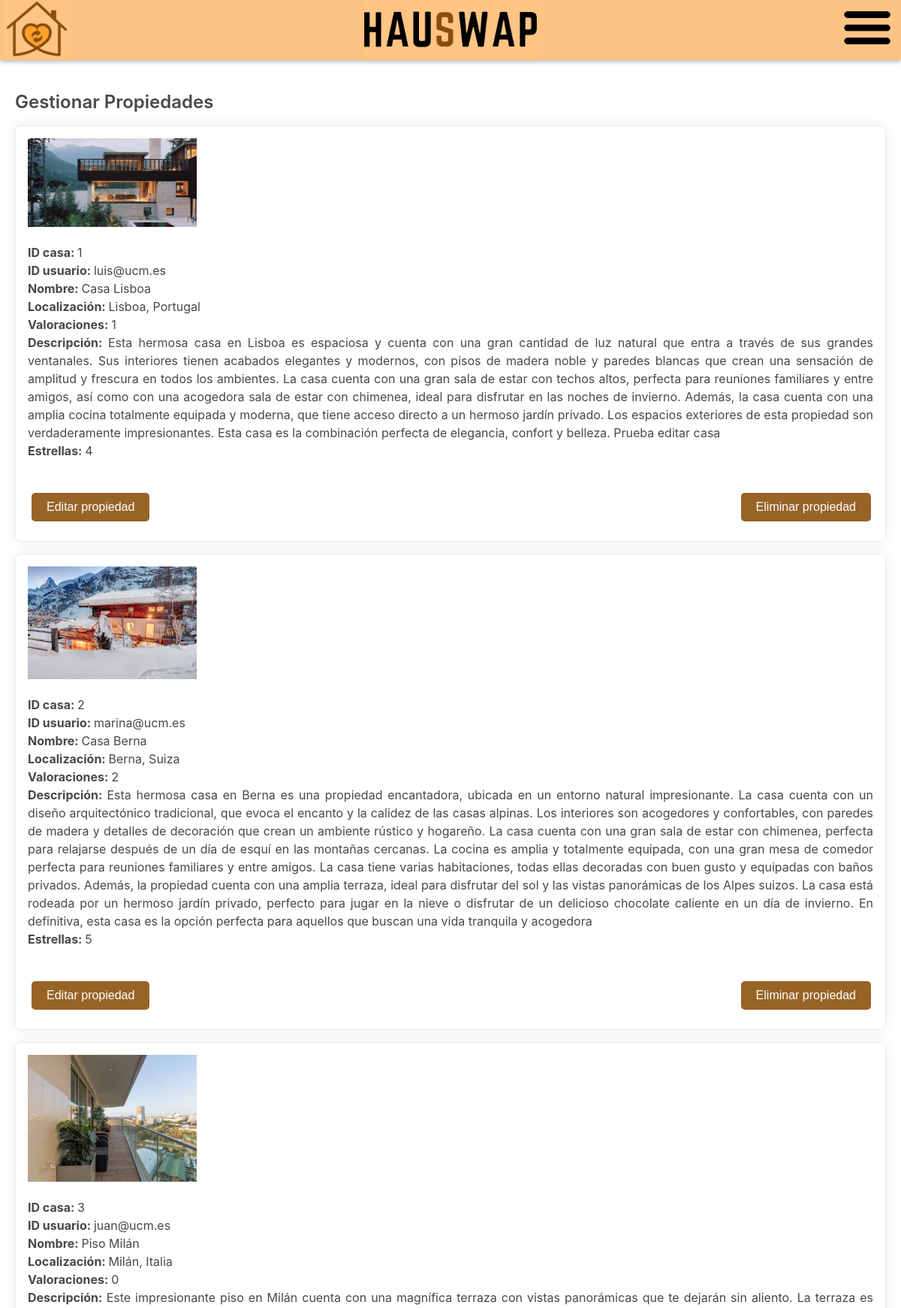
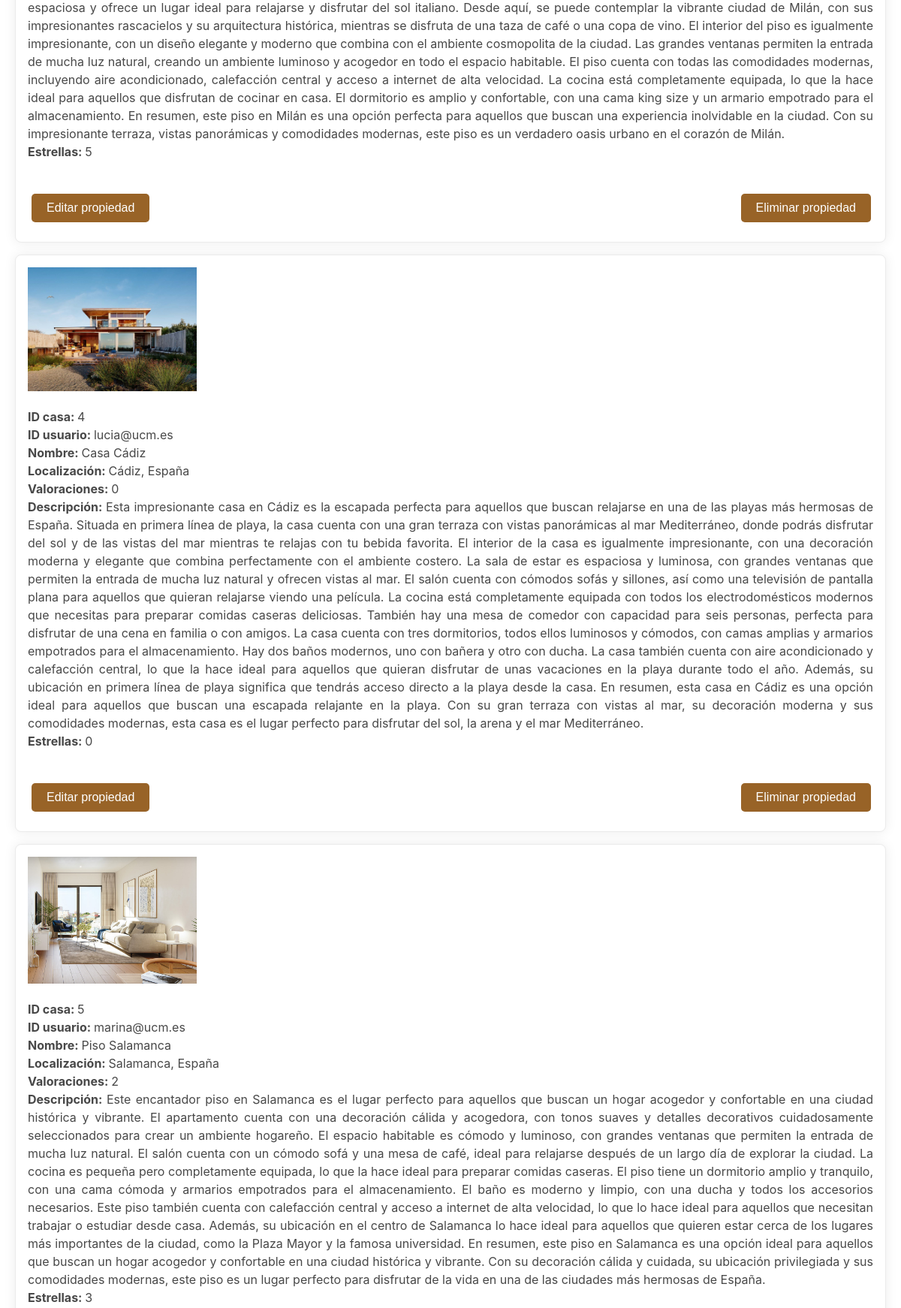
Page /gestionarPropiedades.php (upper part) on the committed database (2 pictures, top to bottom).
### tables this page shows
CREATE TABLE `propiedades` (
  `id_casa` int NOT NULL,
  `id_usuario` varchar(30) NOT NULL,
  `nombre` varchar(30) NOT NULL,
  `localizacion` varchar(30) NOT NULL,
  `numero_valoraciones` int NOT NULL,
  `servidor_fotos` varchar(40) DEFAULT NULL,
  `descripcion` varchar(2000) NOT NULL,
  `estrellas` int NOT NULL
);

### includes/src/clases/Propiedad.php (called while the page is built, shortened)
<?php
class Propiedad {
    private $id_casa;
    private $id_usuario;
    private $nombre;
    private $localizacion;
    private $numero_valoraciones;
    private $servidor_fotos;
    private $descripcion;
    private $estrellas;
    private function __construct($id_casa, $id_usuario, $nombre, $localizacion, $numero_valoraciones, $servidor_fotos, $descripcion, $estrellas) {
        $this->id_casa = $id_casa;
        $this->id_usuario = $id_usuario;
        $this->nombre = $nombre;
        $this->localizacion = $localizacion;
        $this->numero_valoraciones = $numero_valoraciones;
        $this->servidor_fotos = $servidor_fotos;
        $this->descripcion = $descripcion;
        $this->estrellas = $estrellas;
    }
    public function getIdCasa()
    {
        return $this->id_casa;
    }
    public function getIdUsuario()
    {
        return $this->id_usuario;
    }
    public function getNombre()
    {
        return $this->nombre;
    }
    public function getLocal() {
        return $this->localizacion;
    }
    public function getVal() {
        return $this->numero_valoraciones;
    }
    public function getDescr() {
        return $this->descripcion;
    }
    public function getEstrellas() {
        return $this->estrellas;
    }
    public function getFoto() {
        return $this->servidor_fotos;
    }
    public static function devuelveTodasLasPropiedades() {
        $conn = Aplicacion::getInstance()->getConexionBd();
        $sql = "SELECT * FROM propiedades";
        $result = $conn->query($sql);
        $propiedades = array();
        if ($result->num_rows > 0) {
            while ($fila = $result->fetch_assoc()) {
                $propiedad = new Propiedad($fila['id_casa'], $fila['id_usuario'], $fila['nombre'], $fila['localizacion'], $fila['numero_valoraciones'], $fila['servidor_fotos'], $fila['descripcion'], $fila['estrellas']);
                $propiedades[] = $propiedad;
            }
        }
        return $propiedades;
    }
}
?>

### gestionarPropiedades.php (the view, shortened to what this page needs)
<?php
require_once 'includes/src/clases/Propiedad.php';
$propiedades = Propiedad::devuelveTodasLasPropiedades();
$datos = '';
foreach ($propiedades as $propiedad) {
    $datos .= "<div id ='div-datos'>
                <img src='{$propiedad->getFoto()}' alt='Imagen de la propiedad' id='imagenes-mis-propiedades'>
                    <p>
                        <strong>ID casa:  </strong>{$propiedad->getIdCasa()}<br>
                        <strong>ID usuario:  </strong>{$propiedad->getIdUsuario()}<br>
                        <strong>Nombre: </strong>{$propiedad->getNombre()}<br>
                        <strong>Localización:  </strong>{$propiedad->getLocal()}<br>
                        <strong>Valoraciones:  </strong>{$propiedad->getVal()}<br>
                        <strong>Descripción: </strong>{$propiedad->getDescr()}<br>
                        <strong>Estrellas:  </strong>{$propiedad->getEstrellas()}<br>
                    </p>
                    <br>
                    <a href=\"editarCasa.php?id_casa={$propiedad->getIdCasa()}\"><button type=\"button\">Editar propiedad</button></a>
                    <button id='boton-eliminar-cuenta' type='button' onclick='eliminarPropiedad({$propiedad->getIdCasa()})'>Eliminar propiedad</button>
                </div>";
}
$contenidoPrincipal=<<<EOS
    <h1>Gestionar Propiedades</h1>
    $datos
EOS;
require ('./includes/vistas/plantillas/plantilla.php');
?>

### css/estilos.css (style rules this page uses)
body { font-family: "Circular", -apple-system, BlinkMacSystemFont, "Segoe UI", Roboto, Helvetica, Arial, sans-serif, "Apple Color Emoji", "Segoe UI Emoji", "Segoe UI Symbol"; }
h1, h2, h3, h4, h5 { line-height: 1.3; color: #484848; font-weight: 600; margin-bottom: 10px; }
p { text-align: justify; font-size: 16px; line-height: 1.5; color: #484848; font-weight: 400; margin-bottom: 10px; }
a:link, a:visited, a:active, a:hover { text-decoration: none; color: black; }
html, body { margin: 0; padding: 0; height: 100%; }
button { background-color: #986327; border: none; color: white; padding: 10px 20px; text-align: center; text-decoration: none; display: inline-block; font-size: 16px; margin: 10px 5px; cursor: pointer; border-radius: 5px; }
#div-datos { background-color: #fff; border: 1px solid #ebebeb; border-radius: 8px; box-shadow: 0px 0px 16px rgba(0, 0, 0, 0.08); color: #484848; padding: 16px; margin: 16px 0px; font-size: 16px; line-height: 1.5; color: #484848; font-weight: 400; }
#boton-eliminar-reserva, #boton-eliminar-cuenta { color: #ffffff; position: absolute; right: 0; margin-right: 40px; }
#imagenes-mis-propiedades, #imagenes-mis-intercambios, #imagenes-nueva-casa { object-fit: cover; width: 20%; height: 20%; margin-right: 16px; }

### rows in the picture
propiedades: shows a picture, id_casa "1", id_usuario "luis@ucm.es", nombre "Casa Lisboa", localizacion "Lisboa, Portugal", numero_valoraciones "1", descripcion "Esta hermosa casa en Lisboa es espaciosa y cuenta con una gran cantidad de luz natural que entra a través de sus grandes ventanales. Sus interiores tienen acabados elegantes y modernos, con pisos de madera noble y paredes blancas que crean una sensación de amplitud y frescura en todos los ambientes. La casa cuenta con una gran sala de estar con techos altos, perfecta para reuniones familiares y entre amigos, así como con una acogedora sala de estar con chimenea, ideal para disfrutar en las noches de invierno. Además, la casa cuenta con una amplia cocina totalmente equipada y moderna, que tiene acceso directo a un hermoso jardín privado. Los espacios exteriores de esta propiedad son…", estrellas "4"
propiedades: shows a picture, id_casa "2", id_usuario "marina@ucm.es", nombre "Casa Berna", localizacion "Berna, Suiza", numero_valoraciones "2", descripcion "Esta hermosa casa en Berna es una propiedad encantadora, ubicada en un entorno natural impresionante. La casa cuenta con un diseño arquitectónico tradicional, que evoca el encanto y la calidez de las casas alpinas. Los interiores son acogedores y confortables, con paredes de madera y detalles de decoración que crean un ambiente rústico y hogareño. La casa cuenta con una gran sala de estar con chimenea, perfecta para relajarse después de un día de esquí en las montañas cercanas. La cocina es amplia y totalmente equipada, con una gran mesa de comedor perfecta para reuniones familiares y entre amigos. La casa tiene varias habitaciones, todas ellas decoradas con buen gusto y equipadas con baños…", estrellas "5"
propiedades: shows a picture, id_casa "3", id_usuario "juan@ucm.es", nombre "Piso Milán", localizacion "Milán, Italia", numero_valoraciones "0", descripcion "Este impresionante piso en Milán cuenta con una magnífica terraza con vistas panorámicas que te dejarán sin aliento. La terraza es espaciosa y ofrece un lugar ideal para relajarse y disfrutar del sol italiano. Desde aquí, se puede contemplar la vibrante ciudad de Milán, con sus impresionantes rascacielos y su arquitectura histórica, mientras se disfruta de una taza de café o una copa de vino. El interior del piso es igualmente impresionante, con un diseño elegante y moderno que combina con el ambiente cosmopolita de la ciudad. Las grandes ventanas permiten la entrada de mucha luz natural, creando un ambiente luminoso y acogedor en todo el espacio habitable. El piso cuenta con todas las…", estrellas "5"
propiedades: shows a picture, id_casa "4", id_usuario "lucia@ucm.es", nombre "Casa Cádiz", localizacion "Cádiz, España", numero_valoraciones "0", descripcion "Esta impresionante casa en Cádiz es la escapada perfecta para aquellos que buscan relajarse en una de las playas más hermosas de España. Situada en primera línea de playa, la casa cuenta con una gran terraza con vistas panorámicas al mar Mediterráneo, donde podrás disfrutar del sol y de las vistas del mar mientras te relajas con tu bebida favorita. El interior de la casa es igualmente impresionante, con una decoración moderna y elegante que combina perfectamente con el ambiente costero. La sala de estar es espaciosa y luminosa, con grandes ventanas que permiten la entrada de mucha luz natural y ofrecen vistas al mar. El salón cuenta con cómodos sofás y sillones, así como una televisión de…", estrellas "0"
propiedades: shows a picture, id_casa "5", id_usuario "marina@ucm.es", nombre "Piso Salamanca", localizacion "Salamanca, España", numero_valoraciones "2", descripcion "Este encantador piso en Salamanca es el lugar perfecto para aquellos que buscan un hogar acogedor y confortable en una ciudad histórica y vibrante. El apartamento cuenta con una decoración cálida y acogedora, con tonos suaves y detalles decorativos cuidadosamente seleccionados para crear un ambiente hogareño. El espacio habitable es cómodo y luminoso, con grandes ventanas que permiten la entrada de mucha luz natural. El salón cuenta con un cómodo sofá y una mesa de café, ideal para relajarse después de un largo día de explorar la ciudad. La cocina es pequeña pero completamente equipada, lo que la hace ideal para preparar comidas caseras. El piso tiene un dormitorio amplio y tranquilo, con…", estrellas "3"
